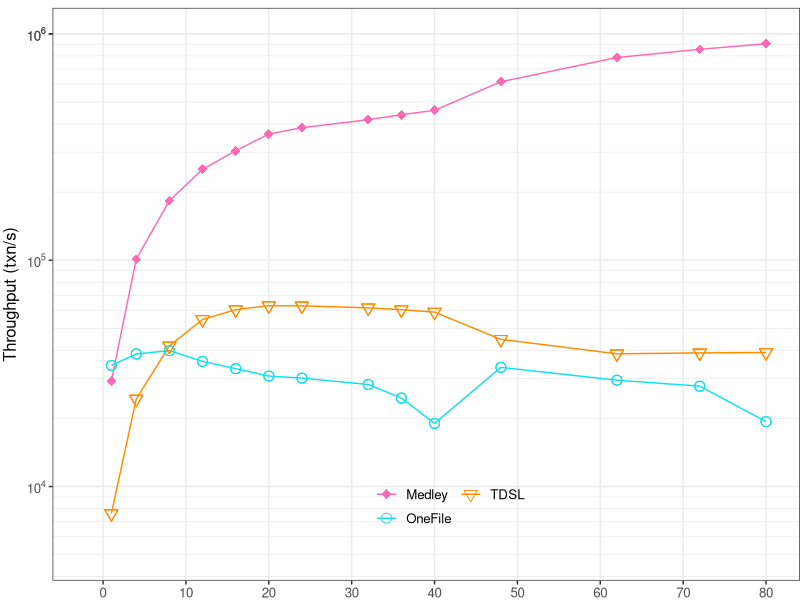

Write the R code that produced this figure.
# Copyright 2015 University of Rochester
#
# Licensed under the Apache License, Version 2.0 (the "License");
# you may not use this file except in compliance with the License.
# You may obtain a copy of the License at
# 
# http://www.apache.org/licenses/LICENSE-2.0

# Unless required by applicable law or agreed to in writing, software
# distributed under the License is distributed on an "AS IS" BASIS,
# WITHOUT WARRANTIES OR CONDITIONS OF ANY KIND, either express or implied.
# See the License for the specific language governing permissions and
# limitations under the License. 


library(plyr)
library(ggplot2)

scientific_10 <- function(x) {
  parse(text=gsub("1e\\+", "10^", scales::scientific_format()(x)))
}
read.csv("./tpcc.csv",row.names=NULL)->montagedata

montagedata$ds<-as.factor(gsub("NoPersistMedleyFraserSkipList<uint64_t>","Medley",montagedata$ds))
montagedata$ds<-as.factor(gsub("nbtxMontageFraserSkipList<uint64_t>","txMontage",montagedata$ds))
montagedata$ds<-as.factor(gsub("NoPersistOneFileSkipList<uint64_t>","OneFile",montagedata$ds))
montagedata$ds<-as.factor(gsub("NoPersistTDSLSkipList<uint64_t>","TDSL",montagedata$ds))

d1<-subset(montagedata,ds=="Medley")
d2<-subset(montagedata,ds=="txMontage")
d3<-subset(montagedata,ds=="OneFile")
# d4<-subset(montagedata,ds=="POneFile")
# d5<-subset(montagedata,ds=="Boosted")
d6<-subset(montagedata,ds=="TDSL")
# d7<-subset(montagedata,ds=="LFTT")
lkdata = rbind(d1,d2,d3,d6)
lkdata<-subset(lkdata,thread!=90)

ddply(.data=lkdata,.(ds,thread),mutate,ops= mean(ops))->lkdata
lindata = rbind(lkdata[,c("ds","thread","ops")])
lindata$ds <- factor(lindata$ds, levels=c("Medley", "txMontage", "OneFile", "POneFile", "Boosted", "TDSL", "LFTT"))

# Set up colors and shapes (invariant for all plots)
color_key = c("#FF69B4","#C11B14",
              "#12E1EA","#1245EA",
              "#660099",
              "#FF8C00",
              "#1BC40F")
              # "#5947ff",
              # "#6F2534", "#F86945",
              # "#191970"
              # )
names(color_key) <- levels(lindata$ds)

shape_key = c(18,20,1,0,2,25,17,15,16,62,4)
names(shape_key) <- levels(lindata$ds)

line_key = c(1,4,1,4,1,1,1)
names(line_key) <- levels(lindata$ds)

# Benchmark-specific plot formatting
legend_pos=c(0.531,0.13)
y_name="Throughput (txn/s)"
y_range_down = 5000

# Generate the plots
linchart<-ggplot(data=lindata,
                  aes(x=thread,y=ops,color=ds, shape=ds, linetype=ds))+
  geom_line()+xlab("Threads")+ylab(y_name)+geom_point(size=3)+
  scale_shape_manual(values=shape_key[names(shape_key) %in% lindata$ds])+
  scale_linetype_manual(values=line_key[names(line_key) %in% lindata$ds])+
  theme_bw()+ guides(shape=guide_legend(title=NULL,nrow=2))+ 
  guides(color=guide_legend(title=NULL,nrow=2))+
  guides(linetype=guide_legend(title=NULL,nrow=2))+
  scale_color_manual(values=color_key[names(color_key) %in% lindata$ds])+
  scale_x_continuous(breaks=c(0,10,20,30,40,50,60,70,80),minor_breaks=c(-10))+
  scale_y_continuous(trans='log2',label=scientific_10,breaks=c(10000,100000,1000000,1000000,10000000,100000000),
                minor_breaks=c(2000,3000,4000,5000,6000,7000,8000,9000,20000,30000,40000,50000,60000,70000,80000,90000,200000,300000,400000,500000,600000,700000,800000,900000,2000000,3000000,4000000,5000000,6000000,7000000,8000000,9000000,20000000,30000000,40000000,50000000,60000000,70000000,80000000,90000000,200000000,300000000,400000000,500000000,600000000,700000000,800000000,900000000,2000000000))+
  coord_cartesian(xlim = c(-2, 80), ylim = c(y_range_down,1000000))+
  theme(plot.margin = unit(c(.2,0,-1.5,0), "cm"))+
  theme(legend.position=legend_pos,
    legend.background = element_blank(),
    legend.key = element_rect(colour = NA, fill = "transparent"))+
  theme(text = element_text(size = 12))+
  theme(axis.title.y = element_text(margin = margin(t = 0, r = 5, b = 0, l = 2)))+
  theme(axis.title.x = element_text(hjust =-0.18,vjust = 11,margin = margin(t = 15, r = 0, b = 15, l = 0)))

# Save all four plots to separate PDFs
ggsave(filename = "./tpcc.pdf",linchart,width=4, height = 3, units = "in", dpi=300, title = "tpcc.pdf")